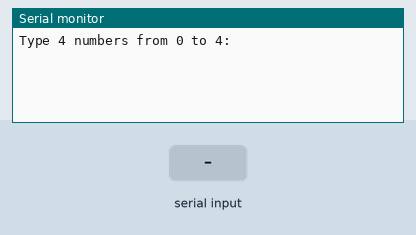
This sketch was run on a simulated Arduino Uno, built with avr-gcc and run on an emulated ATmega328P. Shown: the last lines printed to the serial monitor. The test bench sets the inputs (shaded band).

Above: at 1.2 s.
1.3 s: "90,45\n" received over Serial
At 2.8 s:
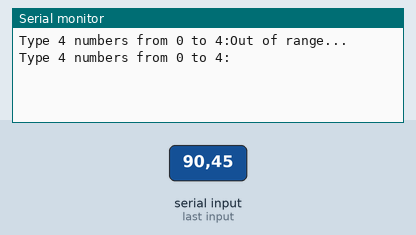
3.8 s: "30,150\n" received over Serial
At 6.0 s:
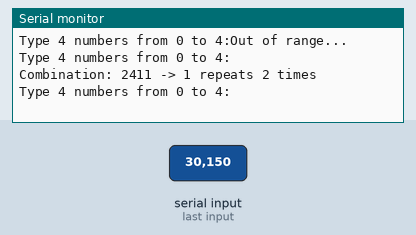
6.3 s: "0\n" received over Serial
At 7.9 s:
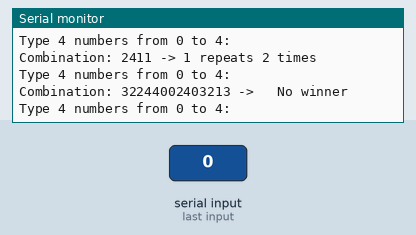

Measured:
- after the input at 1.3 s, the serial monitor: prints a new line after 1.0 s (image 1)
- after the input at 3.8 s, the serial monitor: prints a new line after 1.0 s (image 2)
- after the input at 6.3 s, the serial monitor: prints a new line after 1.0 s (image 3)

The sketch:

find_repeated_value_4th_method.ino
```cpp
byte values[625][2] = {
  {4, 0} , {3, 0} , {3, 0} , {3, 0} , {3, 0} , {3, 0} , {2, 18} , {2, 0} , {2, 0} , {2, 0} , {3, 0} , {2, 0} , {2, 34} , {2, 0} , {2, 0} , {3, 0} , {2, 0} , {2, 0} , {2, 50} , {2, 0} ,
  {3, 0} , {2, 0} , {2, 0} , {2, 0} , {2, 66} , {3, 0} , {2, 18} , {2, 0} , {2, 0} , {2, 0} , {2, 18} , {19, 0} , {18, 0} , {18, 0} , {18, 0} , {2, 0} , {18, 0} , {34, 0} , {0, 0} , {0, 0} ,
  {2, 0} , {18, 0} , {0, 0} , {50, 0} , {0, 0} , {2, 0} , {18, 0} , {0, 0} , {0, 0} , {66, 0} , {3, 0} , {2, 0} , {2, 34} , {2, 0} , {2, 0} , {2, 0} , {18, 0} , {34, 0} , {0, 0} , {0, 0} ,
  {2, 34} , {34, 0} , {35, 0} , {34, 0} , {34, 0} , {2, 0} , {0, 0} , {34, 0} , {50, 0} , {0, 0} , {2, 0} , {0, 0} , {34, 0} , {0, 0} , {66, 0} , {3, 0} , {2, 0} , {2, 0} , {2, 50} , {2, 0} ,
  {2, 0} , {18, 0} , {0, 0} , {50, 0} , {0, 0} , {2, 0} , {0, 0} , {34, 0} , {50, 0} , {0, 0} , {2, 50} , {50, 0} , {50, 0} , {51, 0} , {50, 0} , {2, 0} , {0, 0} , {0, 0} , {50, 0} , {66, 0} ,
  {3, 0} , {2, 0} , {2, 0} , {2, 0} , {2, 66} , {2, 0} , {18, 0} , {0, 0} , {0, 0} , {66, 0} , {2, 0} , {0, 0} , {34, 0} , {0, 0} , {66, 0} , {2, 0} , {0, 0} , {0, 0} , {50, 0} , {66, 0} ,
  {2, 66} , {66, 0} , {66, 0} , {66, 0} , {67, 0} , {3, 0} , {2, 18} , {2, 0} , {2, 0} , {2, 0} , {2, 18} , {19, 0} , {18, 0} , {18, 0} , {18, 0} , {2, 0} , {18, 0} , {34, 0} , {0, 0} , {0, 0} ,
  {2, 0} , {18, 0} , {0, 0} , {50, 0} , {0, 0} , {2, 0} , {18, 0} , {0, 0} , {0, 0} , {66, 0} , {2, 18} , {19, 0} , {18, 0} , {18, 0} , {18, 0} , {19, 0} , {20, 0} , {19, 0} , {19, 0} , {19, 0} ,
  {18, 0} , {19, 0} , {18, 34} , {18, 0} , {18, 0} , {18, 0} , {19, 0} , {18, 0} , {18, 50} , {18, 0} , {18, 0} , {19, 0} , {18, 0} , {18, 0} , {18, 66} , {2, 0} , {18, 0} , {34, 0} , {0, 0} , {0, 0} ,
  {18, 0} , {19, 0} , {18, 34} , {18, 0} , {18, 0} , {34, 0} , {18, 34} , {35, 0} , {34, 0} , {34, 0} , {0, 0} , {18, 0} , {34, 0} , {50, 0} , {0, 0} , {0, 0} , {18, 0} , {34, 0} , {0, 0} , {66, 0} ,
  {2, 0} , {18, 0} , {0, 0} , {50, 0} , {0, 0} , {18, 0} , {19, 0} , {18, 0} , {18, 50} , {18, 0} , {0, 0} , {18, 0} , {34, 0} , {50, 0} , {0, 0} , {50, 0} , {18, 50} , {50, 0} , {51, 0} , {50, 0} ,
  {0, 0} , {18, 0} , {0, 0} , {50, 0} , {66, 0} , {2, 0} , {18, 0} , {0, 0} , {0, 0} , {66, 0} , {18, 0} , {19, 0} , {18, 0} , {18, 0} , {18, 66} , {0, 0} , {18, 0} , {34, 0} , {0, 0} , {66, 0} ,
  {0, 0} , {18, 0} , {0, 0} , {50, 0} , {66, 0} , {66, 0} , {18, 66} , {66, 0} , {66, 0} , {67, 0} , {3, 0} , {2, 0} , {2, 34} , {2, 0} , {2, 0} , {2, 0} , {18, 0} , {34, 0} , {0, 0} , {0, 0} ,
  {2, 34} , {34, 0} , {35, 0} , {34, 0} , {34, 0} , {2, 0} , {0, 0} , {34, 0} , {50, 0} , {0, 0} , {2, 0} , {0, 0} , {34, 0} , {0, 0} , {66, 0} , {2, 0} , {18, 0} , {34, 0} , {0, 0} , {0, 0} ,
  {18, 0} , {19, 0} , {18, 34} , {18, 0} , {18, 0} , {34, 0} , {18, 34} , {35, 0} , {34, 0} , {34, 0} , {0, 0} , {18, 0} , {34, 0} , {50, 0} , {0, 0} , {0, 0} , {18, 0} , {34, 0} , {0, 0} , {66, 0} ,
  {2, 34} , {34, 0} , {35, 0} , {34, 0} , {34, 0} , {34, 0} , {18, 34} , {35, 0} , {34, 0} , {34, 0} , {35, 0} , {35, 0} , {36, 0} , {35, 0} , {35, 0} , {34, 0} , {34, 0} , {35, 0} , {34, 50} , {34, 0} ,
  {34, 0} , {34, 0} , {35, 0} , {34, 0} , {34, 66} , {2, 0} , {0, 0} , {34, 0} , {50, 0} , {0, 0} , {0, 0} , {18, 0} , {34, 0} , {50, 0} , {0, 0} , {34, 0} , {34, 0} , {35, 0} , {34, 50} , {34, 0} ,
  {50, 0} , {50, 0} , {34, 50} , {51, 0} , {50, 0} , {0, 0} , {0, 0} , {34, 0} , {50, 0} , {66, 0} , {2, 0} , {0, 0} , {34, 0} , {0, 0} , {66, 0} , {0, 0} , {18, 0} , {34, 0} , {0, 0} , {66, 0} ,
  {34, 0} , {34, 0} , {35, 0} , {34, 0} , {34, 66} , {0, 0} , {0, 0} , {34, 0} , {50, 0} , {66, 0} , {66, 0} , {66, 0} , {34, 66} , {66, 0} , {67, 0} , {3, 0} , {2, 0} , {2, 0} , {2, 50} , {2, 0} ,
  {2, 0} , {18, 0} , {0, 0} , {50, 0} , {0, 0} , {2, 0} , {0, 0} , {34, 0} , {50, 0} , {0, 0} , {2, 50} , {50, 0} , {50, 0} , {51, 0} , {50, 0} , {2, 0} , {0, 0} , {0, 0} , {50, 0} , {66, 0} ,
  {2, 0} , {18, 0} , {0, 0} , {50, 0} , {0, 0} , {18, 0} , {19, 0} , {18, 0} , {18, 50} , {18, 0} , {0, 0} , {18, 0} , {34, 0} , {50, 0} , {0, 0} , {50, 0} , {18, 50} , {50, 0} , {51, 0} , {50, 0} ,
  {0, 0} , {18, 0} , {0, 0} , {50, 0} , {66, 0} , {2, 0} , {0, 0} , {34, 0} , {50, 0} , {0, 0} , {0, 0} , {18, 0} , {34, 0} , {50, 0} , {0, 0} , {34, 0} , {34, 0} , {35, 0} , {34, 50} , {34, 0} ,
  {50, 0} , {50, 0} , {34, 50} , {51, 0} , {50, 0} , {0, 0} , {0, 0} , {34, 0} , {50, 0} , {66, 0} , {2, 50} , {50, 0} , {50, 0} , {51, 0} , {50, 0} , {50, 0} , {18, 50} , {50, 0} , {51, 0} , {50, 0} ,
  {50, 0} , {50, 0} , {34, 50} , {51, 0} , {50, 0} , {51, 0} , {51, 0} , {51, 0} , {52, 0} , {51, 0} , {50, 0} , {50, 0} , {50, 0} , {51, 0} , {50, 66} , {2, 0} , {0, 0} , {0, 0} , {50, 0} , {66, 0} ,
  {0, 0} , {18, 0} , {0, 0} , {50, 0} , {66, 0} , {0, 0} , {0, 0} , {34, 0} , {50, 0} , {66, 0} , {50, 0} , {50, 0} , {50, 0} , {51, 0} , {50, 66} , {66, 0} , {66, 0} , {66, 0} , {50, 66} , {67, 0} ,
  {3, 0} , {2, 0} , {2, 0} , {2, 0} , {2, 66} , {2, 0} , {18, 0} , {0, 0} , {0, 0} , {66, 0} , {2, 0} , {0, 0} , {34, 0} , {0, 0} , {66, 0} , {2, 0} , {0, 0} , {0, 0} , {50, 0} , {66, 0} ,
  {2, 66} , {66, 0} , {66, 0} , {66, 0} , {67, 0} , {2, 0} , {18, 0} , {0, 0} , {0, 0} , {66, 0} , {18, 0} , {19, 0} , {18, 0} , {18, 0} , {18, 66} , {0, 0} , {18, 0} , {34, 0} , {0, 0} , {66, 0} ,
  {0, 0} , {18, 0} , {0, 0} , {50, 0} , {66, 0} , {66, 0} , {18, 66} , {66, 0} , {66, 0} , {67, 0} , {2, 0} , {0, 0} , {34, 0} , {0, 0} , {66, 0} , {0, 0} , {18, 0} , {34, 0} , {0, 0} , {66, 0} ,
  {34, 0} , {34, 0} , {35, 0} , {34, 0} , {34, 66} , {0, 0} , {0, 0} , {34, 0} , {50, 0} , {66, 0} , {66, 0} , {66, 0} , {34, 66} , {66, 0} , {67, 0} , {2, 0} , {0, 0} , {0, 0} , {50, 0} , {66, 0} ,
  {0, 0} , {18, 0} , {0, 0} , {50, 0} , {66, 0} , {0, 0} , {0, 0} , {34, 0} , {50, 0} , {66, 0} , {50, 0} , {50, 0} , {50, 0} , {51, 0} , {50, 66} , {66, 0} , {66, 0} , {66, 0} , {50, 66} , {67, 0} ,
  {2, 66} , {66, 0} , {66, 0} , {66, 0} , {67, 0} , {66, 0} , {18, 66} , {66, 0} , {66, 0} , {67, 0} , {66, 0} , {66, 0} , {34, 66} , {66, 0} , {67, 0} , {66, 0} , {66, 0} , {66, 0} , {50, 66} , {67, 0} ,
  {67, 0} , {67, 0} , {67, 0} , {67, 0} , {68, 0}
};

// test combination
int a ;
int b ;
int c ;
int d ;

void setup() {
  Serial.begin(115200);

  Serial.print("Type 4 numbers from 0 to 4:");
}

void loop() {
  if (Serial.available()) {
    String numbers = Serial.readString();
    a = numbers.charAt(0) - '0';
    b = numbers.charAt(1) - '0';
    c = numbers.charAt(2) - '0';
    d = numbers.charAt(3) - '0';

    if (a < 5 && b < 5 && c < 5 && d < 5) {
      getFrequency(a, b, c, d);
    } else {
      Serial.println("Out of range...");
    }
    Serial.print("\nType 4 numbers from 0 to 4:");
  }
}

void getFrequency(int a, int b, int c, int d) {
  // find frequency of a,b,c,d

  int index = 125 * a + 25 * b + 5 * c + d;

  Serial.print(F("\nCombination: "));
  Serial.print(index, 5); // use base-5. Leading zeros wil be missing...
  Serial.print(F(" -> "));

  // get values. We have 3 cases
  // 1. values[index][0] == 0 --> no winner
  // 2. values[index][1] == 0 --> one winner
  // 3. values[index][1] != 0 --> tie

  if (values[index][0] == 0) {
    Serial.println("\tNo winner");
  }
  else {
    byte val = values[index][0] >> 4;
    byte freq = values[index][0] & 0b1111;
    Serial.print(val); Serial.print(F(" repeats ")); Serial.print(freq); Serial.print(F(" times\t"));

    if (values[index][1] != 0) {
      val = values[index][1] >> 4;
      freq = values[index][1] & 0b1111;
      Serial.print(val); Serial.print(F(" repeats ")); Serial.print(freq); Serial.print(F(" times\t"));
    }
    Serial.println();
  }
}
```
